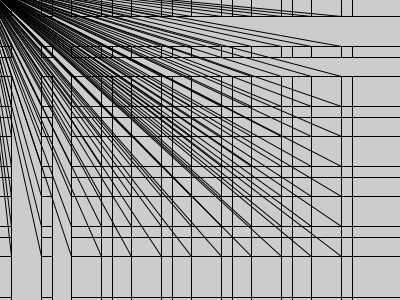
Frame 1 (no input)
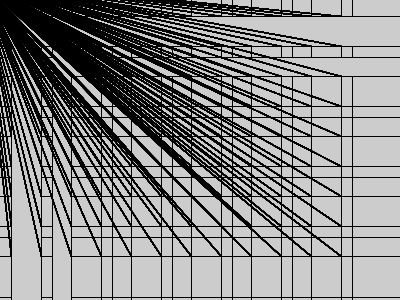
Frame 60 (the mouse pressed at the canvas centre just before this capture)
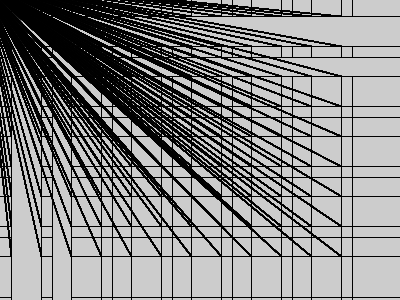
Frame 120 (the mouse held since frame 60 and released just before this capture)

The Processing sketch that drew these frames (run headless with seeded random() and noise(); from frame 60 on, the mouse is pressed at the canvas centre):

// Processing sketch: mateo_julia_wise_pattern1
// ── mateo_julia_wise_pattern1.pde
void setup(){
size (400, 300);
smooth();
noFill();
frameRate(30);

}





 void draw() {
for( int x=  1; x <= width - 50 ; x+= 30) {
  for(int y = 1; y <= height - 50; y+= 30){
  rect(x+10, y+15, x-20, y-20);
  line(x+10, y+15, X-20, Y-20);
  
  
  }// end of loop for y
  }// end loop for x





}
